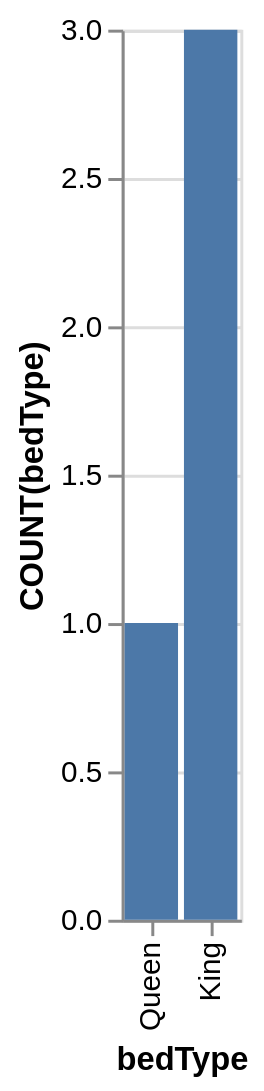

The Vega-Lite source for this figure:
### Vega-Lite specification from a JSON file in a GitHub repository (floating-point values rounded to 4 significant figures)
{"data": {"values": [{"x_data": "Queen", "y_data": 1}, {"x_data": "King", "y_data": 3}]}, "mark": "bar", "encoding": {"x": {"field": "x_data", "type": "nominal", "title": "bedType", "sort": "descending"}, "y": {"field": "y_data", "type": "quantitative", "title": "COUNT(bedType)"}}}
